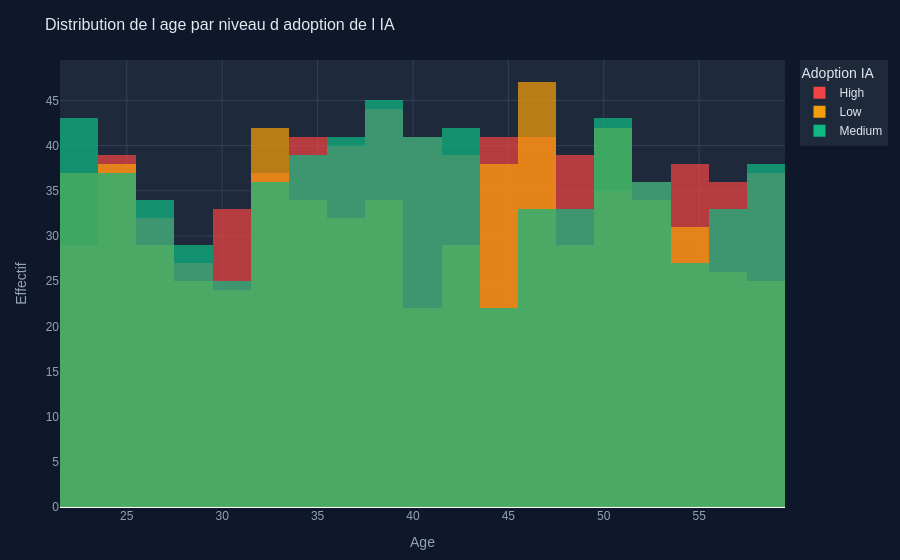

The code cell stored with this chart in its notebook:
### Markdown cell above
### 2.1 Histogramme - Distribution de l'âge par niveau d'adoption de l'IA

Cet histogramme montre comment les employés de différentes tranches d'âge se répartissent selon le niveau d'adoption de l'IA dans leur entreprise. On cherche ici à savoir si l'âge est un facteur différenciant dans l'exposition à l'IA.

### Code cell
fig_hist = px.histogram(
    df, x='Age', color='AI_Adoption_Level',
    barmode='overlay', nbins=25, opacity=0.72,
    color_discrete_sequence=['#EF4444', '#F59E0B', '#10B981'],
    title='Distribution de l age par niveau d adoption de l IA',
    labels={'Age': 'Age', 'AI_Adoption_Level': 'Adoption IA', 'count': 'Effectif'}
)
fig_hist.update_layout(
    paper_bgcolor='#0F172A', plot_bgcolor='#1E293B',
    font=dict(color='#E2E8F0', family='Arial'),
    margin=dict(l=60, r=40, t=60, b=50), title_font_size=16,
    legend=dict(bgcolor='#1E293B', bordercolor='#334155')
)
fig_hist.update_xaxes(gridcolor='#334155', color='#94A3B8', title='Age')
fig_hist.update_yaxes(gridcolor='#334155', color='#94A3B8', title='Effectif')
fig_hist.show()

print('Lecture : Les trois niveaux d adoption coexistent sur toutes les tranches d age.')
print('Les profils mid-career (35-55 ans) dominent dans les contextes d adoption elevee.')

### Figure 1 — Plotly figure (JSON) as saved in the notebook; plotly's stock layout.template omitted (floating-point values rounded to 4 significant figures; data arrays with more than 128 entries replaced by an {"elided": "..."} marker saying what was removed)
{"data": [{"bingroup": "x", "hovertemplate": "Adoption IA=High<br>Age=%{x}<br>count=%{y}<extra></extra>", "legendgroup": "High", "marker": {"color": "#EF4444", "opacity": 0.72, "pattern": {"shape": ""}}, "name": "High", "nbinsx": 25, "orientation": "v", "showlegend": true, "type": "histogram", "x": {"elided": "705 int values"}, "xaxis": "x", "yaxis": "y"}, {"bingroup": "x", "hovertemplate": "Adoption IA=Low<br>Age=%{x}<br>count=%{y}<extra></extra>", "legendgroup": "Low", "marker": {"color": "#F59E0B", "opacity": 0.72, "pattern": {"shape": ""}}, "name": "Low", "nbinsx": 25, "orientation": "v", "showlegend": true, "type": "histogram", "x": {"elided": "618 int values"}, "xaxis": "x", "yaxis": "y"}, {"bingroup": "x", "hovertemplate": "Adoption IA=Medium<br>Age=%{x}<br>count=%{y}<extra></extra>", "legendgroup": "Medium", "marker": {"color": "#10B981", "opacity": 0.72, "pattern": {"shape": ""}}, "name": "Medium", "nbinsx": 25, "orientation": "v", "showlegend": true, "type": "histogram", "x": {"elided": "677 int values"}, "xaxis": "x", "yaxis": "y"}], "layout": {"barmode": "overlay", "font": {"color": "#E2E8F0", "family": "Arial"}, "legend": {"bgcolor": "#1E293B", "bordercolor": "#334155", "title": {"text": "Adoption IA"}, "tracegroupgap": 0}, "margin": {"b": 50, "l": 60, "r": 40, "t": 60}, "paper_bgcolor": "#0F172A", "plot_bgcolor": "#1E293B", "title": {"font": {"size": 16}, "text": "Distribution de l age par niveau d adoption de l IA"}, "xaxis": {"anchor": "y", "color": "#94A3B8", "domain": [0.0, 1.0], "gridcolor": "#334155", "title": {"text": "Age"}}, "yaxis": {"anchor": "x", "color": "#94A3B8", "domain": [0.0, 1.0], "gridcolor": "#334155", "title": {"text": "Effectif"}}}}
